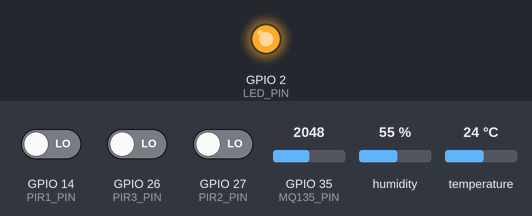
A sketch run on a simulated ESP32. Shown: output pins drawn as LEDs (lit = HIGH). The inputs (shaded band) are chosen by the test bench; at power-on: GPIO 14 (PIR1_PIN) LOW, GPIO 26 (PIR3_PIN) LOW, GPIO 27 (PIR2_PIN) LOW, GPIO 35 (MQ135_PIN) = 2048, humidity 55 %, temperature 24 °C. WiFi joins after 1.5 s; servers stay silent unless stated; uploads are accepted with an empty reply; what the sketch prints to the serial monitor is not drawn.

Above: at 13.78 s.
At 16.2 s:
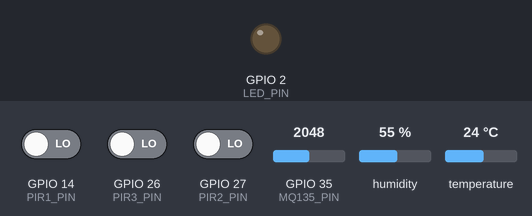
Timing chart, 0 to 20.0 s (numbered marks = the images above):
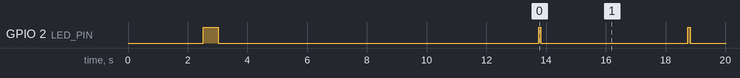

The sketch:

esp32_node2_motion.ino
```cpp
/*
 * ================================================================
 *  ESP32 NODE 2 — Motion & Air Quality Sensors
 *  A.E.G.I.S. Smart Classroom | Team-8 | GLA University
 *
 *  Sensors on this board:
 *    - PIR-1  HC-SR501 (Left Zone)    → GPIO 14
 *    - PIR-2  HC-SR501 (Centre Zone)  → GPIO 27
 *    - PIR-3  HC-SR501 (Right Zone)   → GPIO 26
 *    - MQ-135 Air Quality (Analog)    → GPIO 35
 *    - DHT11  Temperature/Humidity    → GPIO 4  (optional)
 *
 *  This board sends data to:
 *    - Flask Dashboard (Render / Local) — for ML & live UI
 * ================================================================
 */

#include <ArduinoJson.h>
#include <DHT.h>
#include <HTTPClient.h>
#include <WiFi.h>
#include <WiFiClientSecure.h>

// ================================================================
//  ★★★  CHANGE THESE THREE LINES BEFORE UPLOADING  ★★★
// ================================================================

#define WIFI_SSID "TP-Link_7AE6" // ← Your WiFi name
#define WIFI_PASSWORD "36144044" // ← Your WiFi password
#define SERVER_URL "https://ai-smart-classroom-oy6n.onrender.com/api/sensor-data"
// ↑ Paste your Render URL here
//   OR use local IP while testing:
//   "http://192.168.x.x:5000/api/sensor-data"

// ================================================================
//  Device Identity — no need to change these
// ================================================================
#define ESP_ID "ESP32-02"
#define ROOM "Room A101"

// ================================================================
//  DHT on Node 2 — set false if no DHT sensor on this board
// ================================================================
#define HAS_DHT_NODE2 true

// ================================================================
//  Pin definitions — match your wiring
// ================================================================
#define PIR1_PIN 14
#define PIR2_PIN 27
#define PIR3_PIN 26
#define MQ135_PIN 35 // ADC1 — analog air quality
#define LED_PIN 2    // Built-in LED for status blink

#if HAS_DHT_NODE2
#define DHT_PIN 4
#define DHT_TYPE DHT11
DHT dht(DHT_PIN, DHT_TYPE);
#endif

// ================================================================
//  Timing
// ================================================================
#define SEND_INTERVAL_MS 5000 // Send every 5 seconds

// ================================================================
//  Globals
// ================================================================
unsigned long lastSendTime = 0;
int sendCount = 0;

// ================================================================
//  SETUP
// ================================================================
void setup() {
  Serial.begin(115200);
  delay(2000);

  Serial.println("\n==========================================");
  Serial.println("  A.E.G.I.S. Node 2 — Motion & Air");
  Serial.println("  Team-8 | GLA University");
  Serial.println("==========================================");

  pinMode(PIR1_PIN, INPUT);
  pinMode(PIR2_PIN, INPUT);
  pinMode(PIR3_PIN, INPUT);
  pinMode(LED_PIN, OUTPUT);

#if HAS_DHT_NODE2
  dht.begin();
  Serial.println("[DHT] DHT sensor initialized on GPIO 4");
#else
  Serial.println(
      "[DHT] No DHT on Node 2 — temp/humidity NOT sent from this board");
#endif

  // Connect to WiFi
  Serial.printf("[WiFi] Connecting to %s", WIFI_SSID);
  WiFi.begin(WIFI_SSID, WIFI_PASSWORD);
  while (WiFi.status() != WL_CONNECTED) {
    delay(500);
    Serial.print(".");
    digitalWrite(LED_PIN, !digitalRead(LED_PIN));
  }
  digitalWrite(LED_PIN, LOW);
  Serial.printf("\n[WiFi] Connected! IP: %s\n",
                WiFi.localIP().toString().c_str());
  Serial.printf("[HTTP] Target: %s\n", SERVER_URL);

  // PIR sensors need ~10s warm-up after power-on
  Serial.println("[PIR] Warming up (10 s)...");
  for (int i = 10; i > 0; i--) {
    Serial.printf("  %d...\n", i);
    delay(1000);
  }
  Serial.println("[INIT] Node 2 ready!\n");
}

// ================================================================
//  MAIN LOOP
// ================================================================
void loop() {
  if (WiFi.status() != WL_CONNECTED) {
    Serial.println("[WiFi] Reconnecting...");
    WiFi.begin(WIFI_SSID, WIFI_PASSWORD);
    delay(3000);
    return;
  }

  if (millis() - lastSendTime >= SEND_INTERVAL_MS) {
    lastSendTime = millis();

    int pir1 = digitalRead(PIR1_PIN);
    int pir2 = digitalRead(PIR2_PIN);
    int pir3 = digitalRead(PIR3_PIN);

    int motionScore = (pir1 + pir2 + pir3) * 33; // 0, 33, 66, or 99

    int airRaw = analogRead(MQ135_PIN);
    int airQuality = map(airRaw, 0, 4095, 0, 500); // Map to 0-500 AQI proxy

    // Debug output — open Serial Monitor at 115200 baud to see this
    Serial.printf("[Node2 #%d] PIR: %d/%d/%d | Motion: %d%% | AQ: %d (raw %d)",
                  ++sendCount, pir1, pir2, pir3, motionScore, airQuality,
                  airRaw);

#if HAS_DHT_NODE2
    float temperature = dht.readTemperature();
    float humidity = dht.readHumidity();
    if (!isnan(temperature))
      Serial.printf(" | Temp: %.1f°C | Hum: %.1f%%", temperature, humidity);
    Serial.println();
    pushToFlask(pir1, pir2, pir3, airQuality, temperature, humidity);
#else
    Serial.println();
    pushToFlask(pir1, pir2, pir3, airQuality, NAN, NAN);
#endif

    // Blink LED to confirm a successful cycle
    digitalWrite(LED_PIN, HIGH);
    delay(80);
    digitalWrite(LED_PIN, LOW);
  }
}

// ================================================================
//  Send data to Flask Dashboard (Render URL or Local IP)
// ================================================================
void pushToFlask(int p1, int p2, int p3, int airQuality, float temp,
                 float hum) {
  WiFiClientSecure client;
  client.setInsecure(); // Skip certificate validation for Render

  HTTPClient http;
  http.begin(client, SERVER_URL);
  http.addHeader("Content-Type", "application/json");
  http.setTimeout(15000); // 15-second timeout for Render cold starts

  StaticJsonDocument<256> doc;
  doc["esp_id"] = ESP_ID;
  doc["room"] = ROOM;
  doc["pir1"] = p1;
  doc["pir2"] = p2;
  doc["pir3"] = p3;
  doc["air_quality"] = airQuality;

  // Only include temp/humidity if DHT is present on this board AND reading is valid
  if (!isnan(temp))
    doc["temperature"] = round(temp * 10.0) / 10.0;
  if (!isnan(hum))
    doc["humidity"] = round(hum * 10.0) / 10.0;

  String payload;
  serializeJson(doc, payload);

  int code = http.POST(payload);
  if (code == 200) {
    Serial.println("[HTTP] ✓ Flask: OK");
  } else {
    Serial.printf("[HTTP] ✗ Flask error: %d\n", code);
  }
  http.end();
}
```

Measured:
- by itself, GPIO 2 (LED_PIN): repeats every 5.0 s: HIGH 0.08 s, LOW 4.9 s
